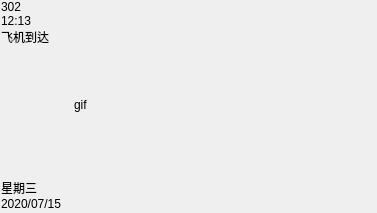
<?xml version="1.0" encoding="UTF-8"?>
<ui version="4.0">
 <class>Form</class>
 <widget class="QWidget" name="Form">
  <property name="geometry">
   <rect>
    <x>0</x>
    <y>0</y>
    <width>377</width>
    <height>213</height>
   </rect>
  </property>
  <property name="windowTitle">
   <string>Form</string>
  </property>
  <widget class="QWidget" name="horizontalLayoutWidget">
   <property name="geometry">
    <rect>
     <x>0</x>
     <y>0</y>
     <width>376</width>
     <height>211</height>
    </rect>
   </property>
   <layout class="QHBoxLayout" name="horizontalLayout">
    <property name="spacing">
     <number>0</number>
    </property>
    <property name="sizeConstraint">
     <enum>QLayout::SetMinimumSize</enum>
    </property>
    <item>
     <layout class="QVBoxLayout" name="verticalLayout">
      <property name="spacing">
       <number>0</number>
      </property>
      <property name="sizeConstraint">
       <enum>QLayout::SetFixedSize</enum>
      </property>
      <item>
       <widget class="QLabel" name="label_apron">
        <property name="minimumSize">
         <size>
          <width>72</width>
          <height>0</height>
         </size>
        </property>
        <property name="maximumSize">
         <size>
          <width>72</width>
          <height>20</height>
         </size>
        </property>
        <property name="text">
         <string>302</string>
        </property>
       </widget>
      </item>
      <item>
       <widget class="QLabel" name="label_timestamp">
        <property name="minimumSize">
         <size>
          <width>72</width>
          <height>0</height>
         </size>
        </property>
        <property name="maximumSize">
         <size>
          <width>72</width>
          <height>20</height>
         </size>
        </property>
        <property name="text">
         <string>12:13</string>
        </property>
       </widget>
      </item>
      <item>
       <widget class="QLabel" name="label_node_name">
        <property name="minimumSize">
         <size>
          <width>72</width>
          <height>0</height>
         </size>
        </property>
        <property name="maximumSize">
         <size>
          <width>72</width>
          <height>20</height>
         </size>
        </property>
        <property name="text">
         <string>飞机到达</string>
        </property>
       </widget>
      </item>
      <item>
       <spacer name="verticalSpacer">
        <property name="orientation">
         <enum>Qt::Vertical</enum>
        </property>
        <property name="sizeType">
         <enum>QSizePolicy::Expanding</enum>
        </property>
        <property name="sizeHint" stdset="0">
         <size>
          <width>2</width>
          <height>2</height>
         </size>
        </property>
       </spacer>
      </item>
      <item>
       <widget class="QLabel" name="label_week_day">
        <property name="minimumSize">
         <size>
          <width>72</width>
          <height>0</height>
         </size>
        </property>
        <property name="maximumSize">
         <size>
          <width>72</width>
          <height>20</height>
         </size>
        </property>
        <property name="text">
         <string>星期三</string>
        </property>
       </widget>
      </item>
      <item>
       <widget class="QLabel" name="label_date">
        <property name="minimumSize">
         <size>
          <width>72</width>
          <height>0</height>
         </size>
        </property>
        <property name="maximumSize">
         <size>
          <width>72</width>
          <height>20</height>
         </size>
        </property>
        <property name="text">
         <string>2020/07/15</string>
        </property>
       </widget>
      </item>
     </layout>
    </item>
    <item>
     <widget class="QLabel" name="label_gif">
      <property name="minimumSize">
       <size>
        <width>300</width>
        <height>200</height>
       </size>
      </property>
      <property name="maximumSize">
       <size>
        <width>300</width>
        <height>200</height>
       </size>
      </property>
      <property name="text">
       <string>gif</string>
      </property>
     </widget>
    </item>
   </layout>
  </widget>
 </widget>
 <resources/>
 <connections/>
</ui>
